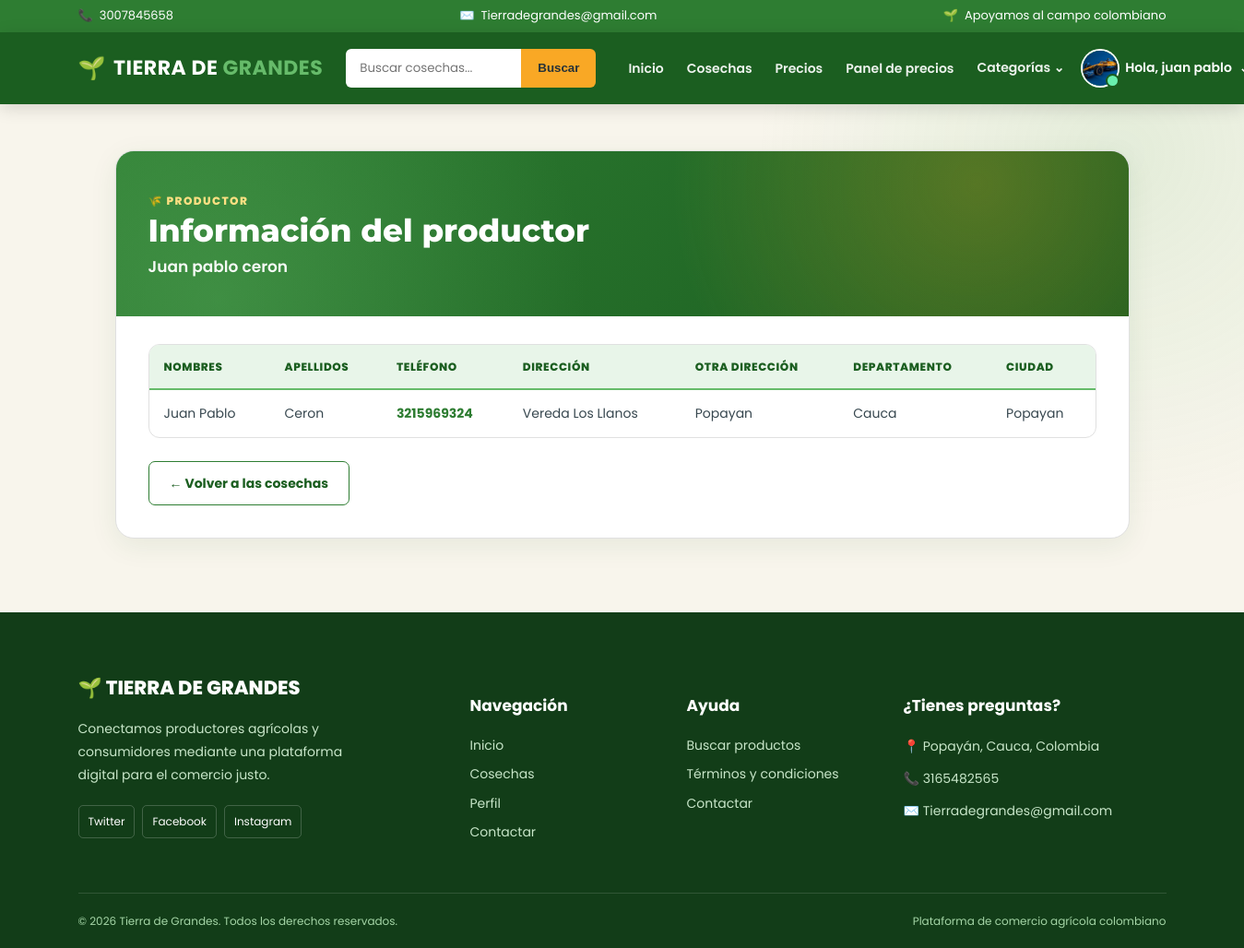
Screenshot of /mas_informacion/juancex/ (signed in) with the database file from the repository.
### cuentas/models.py (models this page shows, shortened)
class Cuentas (AbstractBaseUser):
    nombres = models.CharField(max_length=50)
    apellidos = models.CharField(max_length=50)
    nombreusuario = models.CharField(max_length=50, unique=True)
    email = models.CharField(max_length=100, unique=True)
    numero_telefono = models.CharField(max_length=50)
    date_joined = models.DateTimeField(auto_now_add=True)
    last_login = models.DateTimeField(auto_now_add=True)
    is_admin = models.BooleanField(default=False)
    is_staff = models.BooleanField(default=False)
    is_active = models.BooleanField(default=False)
    is_superadmin = models.BooleanField(default=False)
    USERNAME_FIELD = 'email'
    REQUIRED_FIELDS = ['nombreusuario', 'nombres', 'apellidos']
    objects = CuentaAdd()
    def full_nombre(self):
        return f'{self.nombres} {self.apellidos}'

class UserPerfil(models.Model):
    user = models.OneToOneField(Cuentas, on_delete=models.CASCADE)
    direccion_linea_1 = models.CharField(blank=True, max_length=100)
    direccion_linea_2 = models.CharField(blank=True, max_length=100)
    image_perfil = models.ImageField(upload_to='userperfil')
    ciudad = models.CharField(blank=True, max_length=20)
    departamento = models.CharField(blank=True, max_length=20)
    descripcion = models.TextField()
    instagram = models.URLField("Instagram", max_length=200, blank=True)
    tiktok = models.URLField("TikTok", max_length=200, blank=True)
    facebook = models.URLField("Facebook", max_length=200, blank=True)

### cuentas/views.py (the view)
# urls.py: path('mas_informacion/<str:nombreusuario>/', views.mas_informacion, name='mas_informacion'),
def mas_informacion (request,nombreusuario):
    user_form = Cuentas.objects.filter(nombreusuario=nombreusuario)
    context = {
        'user_form' : user_form,
    }
    return render (request, 'perfil/mas_informacion.html', context)

### categorias/context_processors.py (called while the page is built)
def menu_links(request):
    links = Categoria.objects.all()
    return dict(links=links)

### categorias/models.py (called while the page is built)
    def get_url(self):
        return reverse('productos_categoria', args=[self.slug])

### tiera_de_grandes/templates/perfil/mas_informacion.html (shortened to what this page needs)
{% extends 'index.html' %}
{% load static %}
{% block extra_css %}
    <link rel="stylesheet" href="{% static 'css/informacion_productor.css' %}">
{% endblock extra_css %}
{% block content %}
<main class="producer-page">
    <div class="container">
        <div class="producer-card">
            <header class="producer-header">
                <div class="producer-header-overlay"></div>
                <div class="producer-header-content">
                    <span class="producer-tag">🌾 PRODUCTOR</span>
                    <h1>Información del productor</h1>
                    <p class="producer-name">{{ user.full_nombre|capfirst }}</p>
                </div>
            </header>
            <section class="producer-body">
                <div class="producer-table-wrapper">
                    <table class="producer-table">
                        <thead>
                            <tr>
                                <th scope="col">Nombres</th>
                                <th scope="col">Apellidos</th>
                                <th scope="col">Teléfono</th>
                                <th scope="col">Dirección</th>
                                <th scope="col">Otra dirección</th>
                                <th scope="col">Departamento</th>
                                <th scope="col">Ciudad</th>
                            </tr>
                        </thead>
                        <tbody>
                            {% for users in user_form %}
                                <tr>
                                    <td data-label="Nombres">{{ users.userperfil.user.nombres|title }}</td>
                                    <td data-label="Apellidos">{{ users.userperfil.user.apellidos|title }}</td>
                                    <td data-label="Teléfono">
                                        <a href="tel:{{ users.userperfil.user.numero_telefono }}">
                                            {{ users.userperfil.user.numero_telefono }}
                                        </a>
                                    </td>
                                    <td data-label="Dirección">{{ users.userperfil.direccion_linea_1|title|default:"—" }}</td>
                                    <td data-label="Otra dirección">{{ users.userperfil.direccion_linea_2|title|default:"—" }}</td>
                                    <td data-label="Departamento">{{ users.userperfil.departamento|title|default:"—" }}</td>
                                    <td data-label="Ciudad">{{ users.userperfil.ciudad|title|default:"—" }}</td>
                                </tr>
                            {% endfor %}
                        </tbody>
                    </table>
                </div>
                <div class="producer-actions">
                    <a href="{% url 'verproducto' %}" class="btn-producer-back">
                        ← Volver a las cosechas
                    </a>
                </div>
            </section>
        </div>
    </div>
</main>
{% endblock content %}

### tiera_de_grandes/templates/index.html (shortened to what this page needs)
<!DOCTYPE html>
{% load humanize %}
{% load static %}
<html lang="es">
<head>
    <link rel="stylesheet" href="{% static 'css/index.css' %}">
    <link rel="stylesheet" href="{% static 'css/base_extra.css' %}">
    <link rel="stylesheet" href="{% static 'css/login_tdg.css' %}">
    {% block extra_css %}
    {% endblock extra_css %}
</head>
<body>
    <div class="top-bar">
        <div class="container">
            <div class="top-bar-content">
                <div class="top-item">
                    <span aria-hidden="true">📞</span>
                    <span>3007845658</span>
                </div>
                <div class="top-item">
                    <span aria-hidden="true">✉️</span>
                    <span>Tierradegrandes@gmail.com</span>
                </div>
                <div class="top-item top-message">
                    <span aria-hidden="true">🌱</span>
                    <span>Apoyamos al campo colombiano</span>
                </div>
            </div>
        </div>
    </div>
    <nav class="main-navbar" aria-label="Navegación principal">
        <div class="container">
            <div class="navbar-content">
                <a href="{% url 'inicio' %}" class="brand">
                    <span class="brand-icon" aria-hidden="true">🌱</span>
                    <span>TIERRA DE <strong>GRANDES</strong></span>
                </a>
                <form class="search-form" action="{% url 'buscador' %}" method="get" role="search">
                    <input type="search" name="keyword" placeholder="Buscar cosechas..." aria-label="Buscar productos">
                    <button type="submit">Buscar</button>
                </form>
                <div class="nav-menu">
                    <a href="{% url 'inicio' %}" class="nav-link">Inicio</a>
                    <a href="{% url 'verproducto' %}" class="nav-link">Cosechas</a>
                    <a href="{% url 'inteligencia_artificial:precios_referencia' %}" class="nav-link">Precios</a>
                    <a href="{% url 'inteligencia_artificial:panel_precios' %}" class="nav-link">Panel de precios</a>
                    <div class="nav-dropdown" data-dropdown>
                        <button class="nav-link dropdown-button"
                                type="button"
                                data-dropdown-toggle
                                aria-haspopup="true"
                                aria-expanded="false"
                                aria-controls="categoriasMenu">
                            Categorías <span aria-hidden="true">⌄</span>
                        </button>
                    </div>
                    {% if request.user.is_authenticated %}
                        {% with u=request.user %}
                        <div class="nav-dropdown" data-dropdown>
                            <button class="user-button"
                                    type="button"
                                    data-dropdown-toggle
                                    aria-haspopup="true"
                                    aria-expanded="false"
                                    aria-controls="userMenu">
                                <span class="user-avatar" aria-hidden="true">
                                    <span class="user-initial">{{ u.nombres|default:u.nombreusuario|default:"U"|slice:":1"|upper }}</span>
                                    {% if u.userperfil.image_perfil %}
                                        <img src="{{ u.userperfil.image_perfil.url }}"
                                             alt=""
                                             class="user-photo"
                                             onerror="this.remove()">
                                    {% endif %}
                                </span>
                                <span class="user-name">Hola, {{ u.nombres|default:u.nombreusuario|truncatechars:14 }}</span>
                                <span class="dropdown-caret" aria-hidden="true">⌄</span>
                            </button>
                        </div>
                        {% endwith %}
                    {% else %}
                        <a href="{% url 'login' %}" class="nav-link">Iniciar Sesión</a>
                        <a href="{% url 'registrar' %}" class="register-button">Regístrate</a>
                    {% endif %}
                </div>
            </div>
        </div>
    </nav>
    {% block content %}{% endblock content %}
    <footer class="footer">
        <div class="container">
            <div class="footer-grid">
                <div class="footer-column">
                    <a href="{% url 'inicio' %}" class="footer-brand">🌱 TIERRA DE GRANDES</a>
                    <p>
                        Conectamos productores agrícolas y
                        consumidores mediante una plataforma
                        digital para el comercio justo.
                    </p>
                    <div class="social-links">
                        <a href="https://twitter.com/?lang=es" target="_blank" rel="noopener noreferrer">Twitter</a>
                        <a href="https://www.facebook.com/profile.php?id=100084250750943" target="_blank" rel="noopener noreferrer">Facebook</a>
                        <a href="https://www.instagram.com/" target="_blank" rel="noopener noreferrer">Instagram</a>
                    </div>
                </div>
                <div class="footer-column">
                    <h4>Navegación</h4>
                    <a href="{% url 'inicio' %}">Inicio</a>
                    <a href="{% url 'verproducto' %}">Cosechas</a>
                    {% if request.user.is_authenticated %}
                        <a href="{% url 'perfil' %}">Perfil</a>
                    {% endif %}
                    <a href="{% url 'contactar' %}">Contactar</a>
                </div>
                <div class="footer-column">
                    <h4>Ayuda</h4>
                    <a href="{% url 'verproducto' %}">Buscar productos</a>
                    <a href="#">Términos y condiciones</a>
                    <a href="{% url 'contactar' %}">Contactar</a>
                </div>
                <div class="footer-column">
                    <h4>¿Tienes preguntas?</h4>
                    <p>📍 Popayán, Cauca, Colombia</p>
                    <p>📞 3165482565</p>
                    <p>✉️ Tierradegrandes@gmail.com</p>
                </div>
            </div>
            <div class="footer-bottom">
                <p>© {% now "Y" %} Tierra de Grandes. Todos los derechos reservados.</p>
                <p>Plataforma de comercio agrícola colombiano</p>
            </div>
        </div>
    </footer>
</body>
</html>

### tiera_de_grandes/static/css/index.css (style rules this page uses)
:root { --green-dark: #1B5E20; --green: #2E7D32; --green-light: #66BB6A; --green-soft: #E8F5E9; --cream: #F8F5EC; --cream-dark: #F1EBDD; --yellow: #F9A825; --yellow-dark: #F57F17; --brown: #795548; --text: #37474F; --text-light: #607D8B; --white: #FFFFFF; --border: #E0E0E0; --shadow: 0 8px 30px rgba(27, 94, 32, 0.08); --shadow-hover: 0 15px 35px rgba(27, 94, 32, 0.16); }
* { box-sizing: border-box; }
html { scroll-behavior: smooth; }
body { margin: 0; background: var(--cream); color: var(--text); font-family: "Poppins", sans-serif; line-height: 1.6; }
a { text-decoration: none; }
img { max-width: 100%; }
.container { width: 90%; max-width: 1180px; margin: 0 auto; }
.top-bar { background: var(--green); color: white; font-size: 13px; padding: 7px 0; }
.top-bar-content { display: flex; justify-content: space-between; align-items: center; gap: 20px; }
.top-item { display: flex; align-items: center; gap: 7px; }
.top-message { justify-content: flex-end; }
.main-navbar { position: sticky; top: 0; z-index: 1000; background: var(--green-dark); box-shadow: 0 4px 18px rgba(0, 0, 0, 0.14); }
.navbar-content { min-height: 78px; display: flex; align-items: center; gap: 25px; }
.brand { display: flex; align-items: center; gap: 8px; color: white; font-size: 22px; font-weight: 700; letter-spacing: .5px; white-space: nowrap; }
.brand-icon { font-size: 24px; }
.brand strong { color: var(--green-light); }
.search-form { display: flex; margin-left: auto; }
.search-form input { width: 190px; height: 42px; padding: 0 15px; border: none; outline: none; border-radius: 6px 0 0 6px; font-family: inherit; }
.search-form button { height: 42px; border: none; padding: 0 18px; background: var(--yellow); color: #263238; font-weight: 700; border-radius: 0 6px 6px 0; cursor: pointer; }
.nav-menu { display: flex; align-items: center; gap: 5px; }
.nav-link { color: rgba(255,255,255,.92); padding: 9px 10px; font-size: 14px; font-weight: 600; white-space: nowrap; }
.nav-dropdown { position: relative; }
.dropdown-button { background: transparent; border: none; font-family: inherit; cursor: pointer; }
.footer { padding: 65px 0 20px; background: #123D18; color: #C8E6C9; }
.footer-grid { display: grid; grid-template-columns: 2fr 1fr 1fr 1.5fr; gap: 45px; }
.footer-brand { display: inline-block; margin-bottom: 15px; color: white; font-size: 21px; font-weight: 800; }
.footer-column p { max-width: 330px; margin: 0 0 10px; font-size: 14px; line-height: 1.8; }
.footer-column h4 { margin-bottom: 18px; color: white; font-size: 17px; font-weight: 700; }
.footer-column > a:not(.footer-brand) { display: block; margin-bottom: 9px; color: #C8E6C9; font-size: 14px; }
.social-links { display: flex; flex-wrap: wrap; gap: 8px; margin-top: 20px; }
.social-links a { padding: 7px 10px; border: 1px solid rgba(255,255,255,.2); border-radius: 5px; color: white; font-size: 12px; }
.footer-bottom { display: flex; justify-content: space-between; gap: 20px; margin-top: 45px; padding-top: 20px; border-top: 1px solid rgba(255,255,255,.13); color: #A5D6A7; font-size: 12px; }
.footer-bottom p { margin: 0; }

### tiera_de_grandes/static/css/base_extra.css (style rules this page uses)
.user-button { display: flex; align-items: center; gap: 8px; padding: 4px 10px 4px 5px; background: transparent; border: none; border-radius: 50px; color: var(--white); font-family: inherit; font-size: 14px; font-weight: 600; cursor: pointer; transition: background-color .2s; }
.user-avatar { position: relative; display: block; width: 38px; height: 38px; flex-shrink: 0; border-radius: 50%; box-shadow: 0 0 0 2px var(--white); }
.user-initial { display: flex; align-items: center; justify-content: center; width: 100%; height: 100%; background: var(--green-light); border-radius: 50%; color: var(--green-dark); font-size: 16px; font-weight: 800; }
.user-photo { position: absolute; inset: 0; width: 100%; height: 100%; object-fit: cover; border-radius: 50%; }
.user-avatar::after { content: ""; position: absolute; right: -2px; bottom: -2px; z-index: 2; width: 11px; height: 11px; background: #69F0AE; border: 2px solid var(--green-dark); border-radius: 50%; }
.user-name { max-width: 130px; overflow: hidden; text-overflow: ellipsis; white-space: nowrap; }
.dropdown-caret { font-size: 12px; }

### rows the page displays
Cuentas: userperfil.image_perfil (picture), nombres "juan pablo", full_nombre "Juan pablo ceron", userperfil.user.nombres "Juan Pablo", userperfil.user.apellidos "Ceron", userperfil.user.numero_telefono "3215969324", userperfil.direccion_linea_1 "Vereda Los Llanos", userperfil.direccion_linea_2 "Popayan", userperfil.departamento "Cauca", userperfil.ciudad "Popayan"
